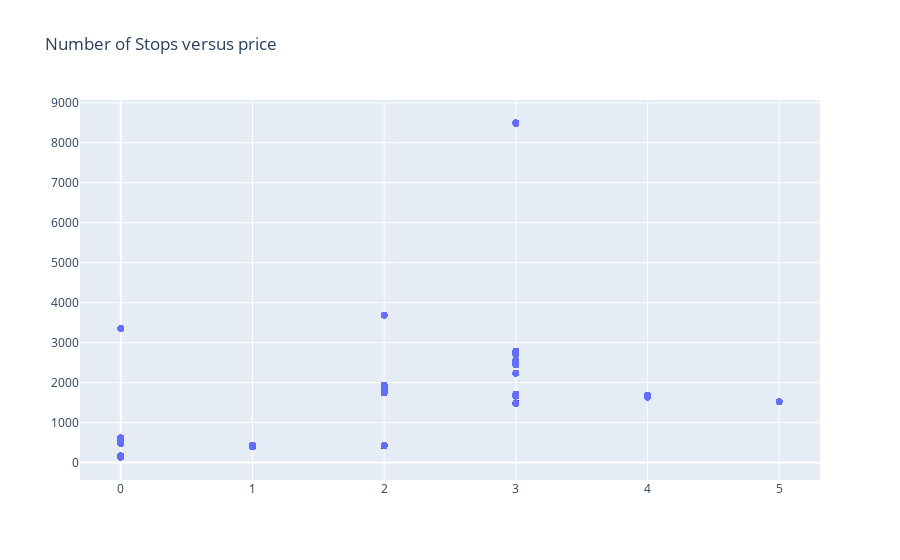

Notebook code for this chart:
### Code cell
from plotly.graph_objs import Scatter

data = [Scatter(x=df['#stops'], y=df['price'], mode = 'markers')]#, text=df['movie_title'])]
layout = Layout(title="Number of Stops versus price")

fig = Figure(data=data, layout=layout)

plotly.offline.iplot(fig, show_link=False)

### Figure 1 — Plotly figure (JSON) as saved in the notebook; plotly's stock layout.template omitted (floating-point values rounded to 4 significant figures; data arrays with more than 128 entries replaced by an {"elided": "..."} marker saying what was removed)
{"data": [{"mode": "markers", "type": "scatter", "x": {"elided": "6872 int values"}, "y": {"elided": "6872 int values"}}], "layout": {"title": {"text": "Number of Stops versus price"}}}
